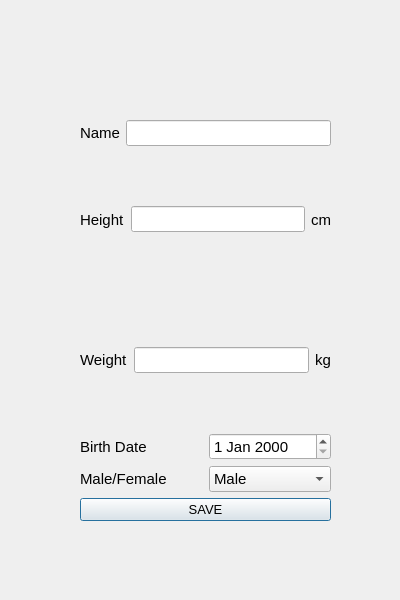
<?xml version="1.0" encoding="UTF-8"?>
<ui version="4.0">
 <class>Add</class>
 <widget class="QDialog" name="Add">
  <property name="geometry">
   <rect>
    <x>0</x>
    <y>0</y>
    <width>400</width>
    <height>600</height>
   </rect>
  </property>
  <property name="windowTitle">
   <string>Dialog</string>
  </property>
  <widget class="QWidget" name="layoutWidget">
   <property name="geometry">
    <rect>
     <x>80</x>
     <y>120</y>
     <width>251</width>
     <height>401</height>
    </rect>
   </property>
   <layout class="QVBoxLayout" name="verticalLayout_2">
    <item>
     <layout class="QVBoxLayout" name="verticalLayout">
      <item>
       <layout class="QHBoxLayout" name="horizontalLayout">
        <item>
         <widget class="QLabel" name="lb_name">
          <property name="font">
           <font>
            <family>Arial</family>
            <pointsize>11</pointsize>
           </font>
          </property>
          <property name="text">
           <string>Name</string>
          </property>
         </widget>
        </item>
        <item>
         <widget class="QLineEdit" name="le_name">
          <property name="font">
           <font>
            <pointsize>11</pointsize>
           </font>
          </property>
         </widget>
        </item>
       </layout>
      </item>
      <item>
       <layout class="QHBoxLayout" name="horizontalLayout_2">
        <item>
         <widget class="QLabel" name="lb_height">
          <property name="font">
           <font>
            <family>Arial</family>
            <pointsize>11</pointsize>
           </font>
          </property>
          <property name="text">
           <string>Height</string>
          </property>
         </widget>
        </item>
        <item>
         <widget class="QLineEdit" name="le_height">
          <property name="font">
           <font>
            <pointsize>11</pointsize>
           </font>
          </property>
         </widget>
        </item>
        <item>
         <widget class="QLabel" name="label">
          <property name="font">
           <font>
            <family>Arial</family>
            <pointsize>11</pointsize>
           </font>
          </property>
          <property name="text">
           <string>cm</string>
          </property>
         </widget>
        </item>
       </layout>
      </item>
      <item>
       <layout class="QHBoxLayout" name="horizontalLayout_3">
        <item>
         <widget class="QLabel" name="lb_weight">
          <property name="font">
           <font>
            <family>Arial</family>
            <pointsize>11</pointsize>
           </font>
          </property>
          <property name="text">
           <string>Weight</string>
          </property>
         </widget>
        </item>
        <item>
         <widget class="QLineEdit" name="le_weight">
          <property name="font">
           <font>
            <pointsize>11</pointsize>
           </font>
          </property>
         </widget>
        </item>
        <item>
         <widget class="QLabel" name="label_2">
          <property name="font">
           <font>
            <family>Arial</family>
            <pointsize>11</pointsize>
           </font>
          </property>
          <property name="text">
           <string>kg</string>
          </property>
         </widget>
        </item>
       </layout>
      </item>
      <item>
       <layout class="QHBoxLayout" name="horizontalLayout_4">
        <item>
         <widget class="QLabel" name="lb_age">
          <property name="font">
           <font>
            <family>Arial</family>
            <pointsize>11</pointsize>
           </font>
          </property>
          <property name="text">
           <string>Birth Date</string>
          </property>
         </widget>
        </item>
        <item>
         <widget class="QDateEdit" name="dateEdit_birth">
          <property name="font">
           <font>
            <family>Arial</family>
            <pointsize>11</pointsize>
           </font>
          </property>
          <property name="minimumDateTime">
           <datetime>
            <hour>0</hour>
            <minute>0</minute>
            <second>0</second>
            <year>1990</year>
            <month>1</month>
            <day>1</day>
           </datetime>
          </property>
          <property name="maximumDate">
           <date>
            <year>2030</year>
            <month>12</month>
            <day>31</day>
           </date>
          </property>
         </widget>
        </item>
       </layout>
      </item>
      <item>
       <layout class="QHBoxLayout" name="horizontalLayout_5">
        <item>
         <widget class="QLabel" name="lb_mf">
          <property name="font">
           <font>
            <family>Arial</family>
            <pointsize>11</pointsize>
           </font>
          </property>
          <property name="text">
           <string>Male/Female</string>
          </property>
         </widget>
        </item>
        <item>
         <widget class="QComboBox" name="cbx_mf">
          <property name="font">
           <font>
            <family>Arial</family>
            <pointsize>11</pointsize>
           </font>
          </property>
          <item>
           <property name="text">
            <string>Male</string>
           </property>
          </item>
          <item>
           <property name="text">
            <string>Female</string>
           </property>
          </item>
         </widget>
        </item>
       </layout>
      </item>
     </layout>
    </item>
    <item>
     <widget class="QPushButton" name="btn_save">
      <property name="font">
       <font>
        <family>Arial</family>
        <pointsize>10</pointsize>
       </font>
      </property>
      <property name="text">
       <string>SAVE</string>
      </property>
     </widget>
    </item>
   </layout>
  </widget>
 </widget>
 <resources/>
 <connections/>
</ui>
